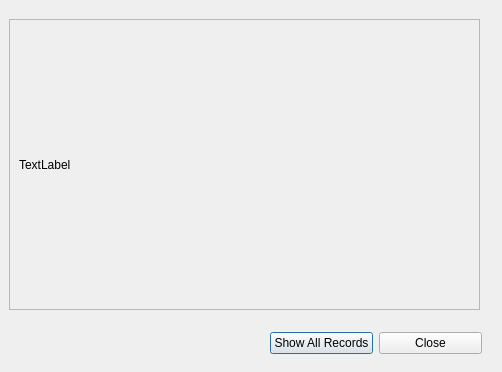
<?xml version="1.0" encoding="UTF-8"?>
<ui version="4.0">
 <class>ShowAllForm</class>
 <widget class="QDialog" name="ShowAllForm">
  <property name="geometry">
   <rect>
    <x>0</x>
    <y>0</y>
    <width>502</width>
    <height>372</height>
   </rect>
  </property>
  <property name="windowTitle">
   <string>Dialog</string>
  </property>
  <widget class="QScrollArea" name="scrollArea">
   <property name="geometry">
    <rect>
     <x>9</x>
     <y>19</y>
     <width>471</width>
     <height>291</height>
    </rect>
   </property>
   <property name="widgetResizable">
    <bool>true</bool>
   </property>
   <widget class="QWidget" name="scrollAreaWidgetContents">
    <property name="geometry">
     <rect>
      <x>0</x>
      <y>0</y>
      <width>469</width>
      <height>289</height>
     </rect>
    </property>
    <layout class="QHBoxLayout" name="horizontalLayout">
     <item>
      <widget class="QLabel" name="label">
       <property name="text">
        <string>TextLabel</string>
       </property>
      </widget>
     </item>
    </layout>
   </widget>
  </widget>
  <widget class="QWidget" name="">
   <property name="geometry">
    <rect>
     <x>270</x>
     <y>330</y>
     <width>212</width>
     <height>27</height>
    </rect>
   </property>
   <layout class="QHBoxLayout" name="horizontalLayout_2">
    <item>
     <widget class="QPushButton" name="pushButton">
      <property name="text">
       <string>Show All Records</string>
      </property>
     </widget>
    </item>
    <item>
     <widget class="QPushButton" name="pushButton_2">
      <property name="text">
       <string>Close</string>
      </property>
     </widget>
    </item>
   </layout>
  </widget>
 </widget>
 <resources/>
 <connections/>
</ui>
